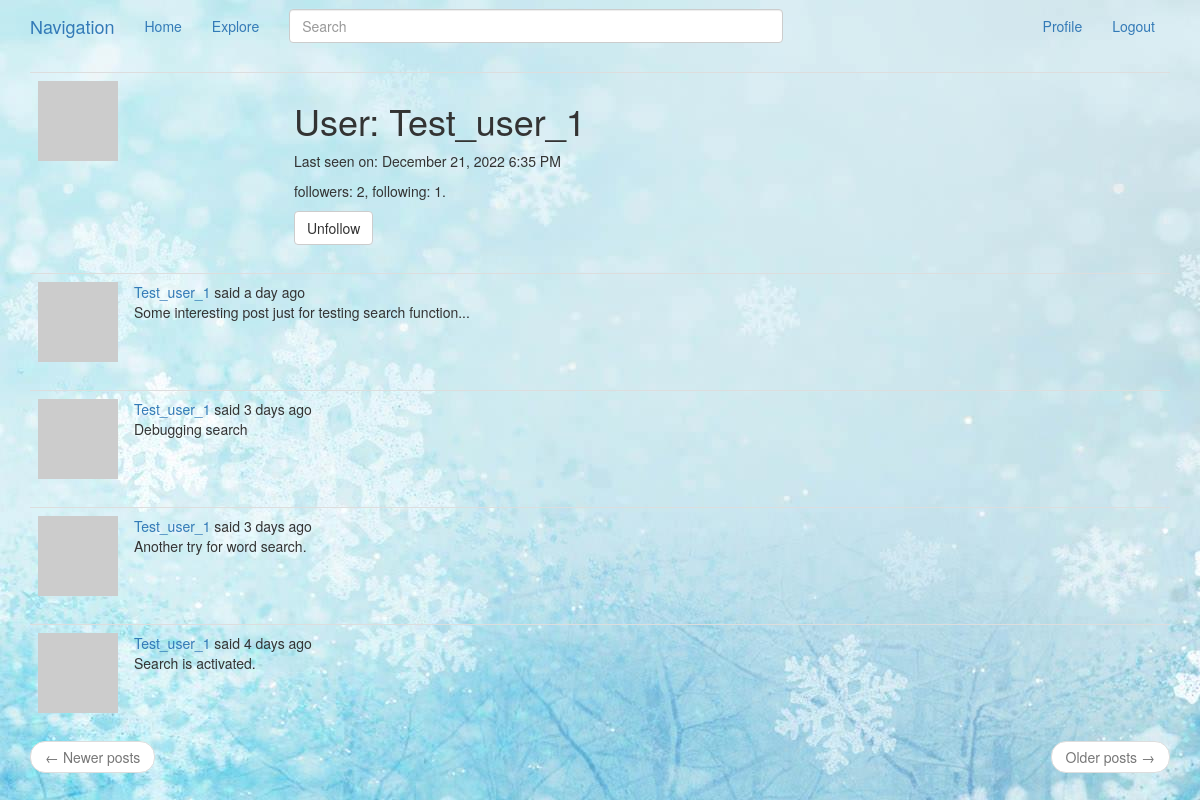
/user/Test_user_1 (signed in), run on the app's committed database.
### app/models.py (models this page shows, shortened)
class User(UserMixin, db.Model):
    id = db.Column(db.Integer, primary_key = True)
    username = db.Column(db.String(64), index = True, unique = True)
    email = db.Column(db.String(120), index = True, unique = True)
    password_hash = db.Column(db.String(128))
    posts = db.relationship('Post', backref = 'author', lazy = 'dynamic')
    about_me = db.Column(db.String(140))
    last_seen = db.Column(db.DateTime, default = datetime.utcnow)
    followed = db.relationship('User',
                               secondary = followers,
                               primaryjoin = (followers.c.follower_id == id),
                               secondaryjoin = (followers.c.followed_id == id),
                               backref = db.backref('followers', lazy = 'dynamic'),
                               lazy = 'dynamic')
    def avatar(self, size):
        digest = md5(self.email.lower().encode('utf-8')).hexdigest()
        return 'https://www.gravatar.com/avatar/{}?d=robohash&s={}'.format(digest, size)
    def is_following(self, user):
        return self.followed.filter(followers.c.followed_id == user.id).count() > 0

class SearchableMixin(object):
    @classmethod
    def before_commit(cls, session):
        session._changes = {
            'add': list(session.new),
            'update': list(session.dirty),
            'delete': list(session.deleted)
        }
    @classmethod
    def after_commit(cls, session):
        for obj in session._changes['add']:
            if isinstance(obj, SearchableMixin):
                add_to_index(obj.__tablename__, obj)
        for obj in session._changes['update']:
            if isinstance(obj, SearchableMixin):
                add_to_index(obj.__tablename__, obj)
        for obj in session._changes['delete']:
            if isinstance(obj, SearchableMixin):
                remove_from_index(obj.__tablename__, obj)
        session._changes = None

class Post(SearchableMixin, db.Model):
    __searchable__ = ['body']
    id = db.Column(db.Integer, primary_key = True)
    body = db.Column(db.String(500))
    timestamp = db.Column(db.DateTime, index = True, default = datetime.utcnow)
    user_id = db.Column(db.Integer, db.ForeignKey('user.id'))
    language = db.Column(db.String(8))

### app/routes.py (the view)
@app.route('/user/<username>')
@login_required
def user(username):
    user = User.query.filter_by(username = username).first_or_404()
    page = request.args.get('page', 1, type = int)
    posts = user.posts.order_by(Post.timestamp.desc())\
        .paginate(page = page, per_page = app.config['POSTS_PER_PAGE'], error_out = False)
    next_page = url_for('user', username = user.username, page = posts.next_num) \
        if posts.has_next else None
    prev_page = url_for('user', username = user.username, page = posts.prev_num) \
        if posts.has_prev else None
    form = EmptyForm()
    return render_template('user.html', user = user, posts = posts.items,
                           next_page = next_page, prev_page = prev_page, form = form)

### app/forms.py
class SearchForm(FlaskForm):
    q = StringField(_babel('Search'), validators = [DataRequired()])
    def __init__(self, *args, **kwargs):
        if 'formdata' not in kwargs:
            kwargs['formdata'] = request.args
        if 'csrf_enabled' not in kwargs:
            kwargs['csrf_enabled'] = False
        super(SearchForm, self).__init__(*args, **kwargs)

class EmptyForm(FlaskForm):
    submit = SubmitField('Submit')

### app/models.py (called while the page is built)
@login.user_loader
def load_user(id):
    return User.query.get(int(id))

### app/routes.py (called while the page is built)
@app.before_request
def before_request():
    if current_user.is_authenticated:
        current_user.last_seen = datetime.utcnow()
        db.session.commit()
        g.search_form = SearchForm()
    g.locale = str(get_locale())

### app/templates/user.html (shortened to what this page needs)
{% extends "_layout.html" %}
{% block app_content %}
    <table class="table table-hover">
        <tr>
            <td width="256px">
                <img src="{{ user.avatar(256) }}">
            </td>
            <td>
                <h1>{{ _('User') }}: {{ user.username }}</h1>
                {% if user.last_seen %}
                <p>{{ _('Last seen on') }}: {{ moment(user.last_seen).format('LLL') }}</p>
                {% endif %}
                <p>
                    {{ _('followers') }}: {{ user.followers.count() }}, {{ _('following') }}: {{ user.followed.count() }}.
                </p>
                {% if user == current_user %}
                <p>
                    <a href="{{ url_for('edit_profile') }}">{{ _('Edit your profile') }}</a>
                </p>
                {% elif not current_user.is_following(user) %}
                <form action="{{ url_for('follow', username = user.username) }}" method="post">
                    {{ form.hidden_tag() }}
                    {{ form.submit(value = _('Follow'), class_ = 'btn btn-default') }}
                </form>
                {% else %}
                <form action="{{ url_for('unfollow', username = user.username) }}" method="post">
                    {{ form.submit(value = _('Unfollow'), class_ = 'btn btn-default') }}
                </form>
                {% endif %}
            </td>
        </tr>
    </table>
    {% for post in posts %}
        {% include '_post.html' %}
    {% endfor %}
    <nav aria-label="...">
        <ul class="pager">
            <li class="previous{% if not prev_url %} disabled{% endif %}">
                <a href="{{ prev_url or '#' }}">
                    <span aria-hidden="true">&larr;</span> {{ _('Newer posts') }}
                </a>
            </li>
            <li class="next{% if not next_url %} disabled{% endif %}">
                <a href="{{ next_url or '#' }}">
                    {{ _('Older posts') }} <span aria-hidden="true">&rarr;</span>
                </a>
            </li>
        </ul>
    </nav>
{% endblock %}

### app/templates/_post.html (shortened to what this page needs)
<table class="table table-hover">
    <tr>
        <td width="70px">
            <a href="{{ url_for('user', username = post.author.username) }}">
                <img src="{{ post.author.avatar(70) }}" />
            </a>
        </td>
        <td>
            {{ _('%(username)s said %(when)s', username = link_of_user, when = moment(post.timestamp).fromNow()) }}
            <br>
            <span id="post{{ post.id }}">
                {{ post.body }}
            </span>
        </td>
    </tr>
</table>

### data on the page
User: username "Test_user_1", last_seen "December 21, 2022 6:35 PM"
Post: body "Some interesting post just for testing search function..."
Post: body "Debugging search"
Post: body "Another try for word search."
Post: body "Search is activated."

### other printed values
{{ user.followers.count() }} "2"
{{ user.followed.count() }} "1"
